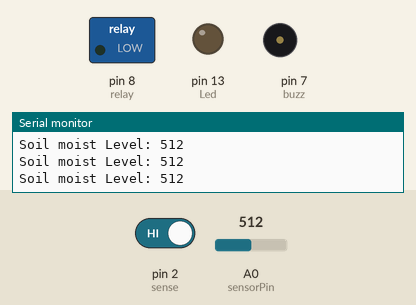
Simulated run of this sketch. Board: Arduino Uno, built with avr-gcc and run on an emulated ATmega328P. Parts: switched loads named in the sketch (green lamp = pin HIGH), output pins drawn as LEDs (lit = HIGH), buzzer (waves = sounding, pin HIGH), the last lines printed to the serial monitor. The inputs (shaded band) are chosen by the test bench; at power-on: A0 (sensorPin) = 512, pin 2 (sense) HIGH.

Above: at 1.3 s.
1.4 s: A0 (sensorPin) set to 462
2.9 s: A0 (sensorPin) set to 438
At 3.6 s:
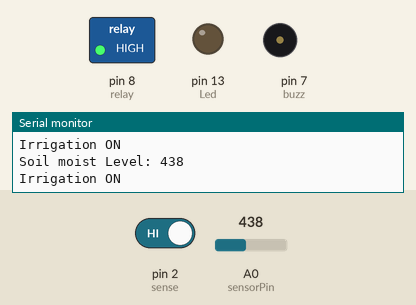
4.5 s: pin 2 (sense) driven LOW
At 4.8 s:
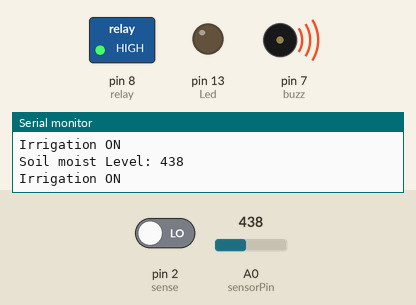
6.0 s: A0 (sensorPin) set to 883
7.5 s: A0 (sensorPin) set to 915
At 8.4 s:
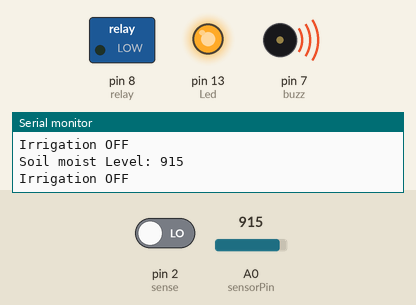
9.0 s: pin 2 (sense) driven HIGH
At 9.6 s:
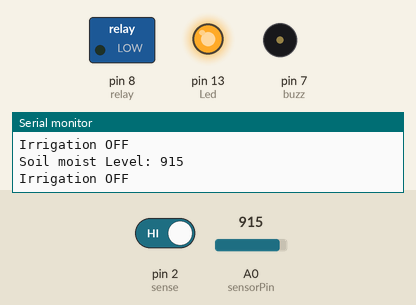
Timing chart, 0 to 11.5 s (numbered marks = the images above; inputs shaded):
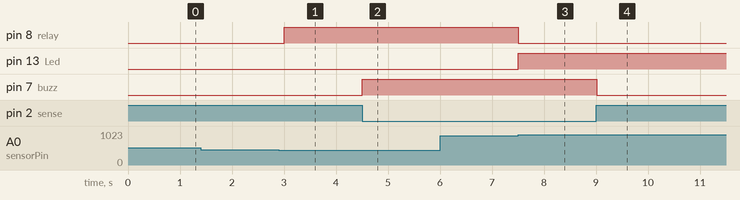

The sketch:

waterirrigation.ino
```cpp
const int sensorPin= A0;
const int buzz=7;
const int sense=2;
const int relay=8;
int watervalue=0;
int sensorValue=0;
int Led=13;
void setup() {

  // put your setup code here, to run once:
Serial.begin(9600);
pinMode(Led,OUTPUT);
pinMode(buzz,OUTPUT);
pinMode(sense,INPUT);
pinMode(relay,OUTPUT);
}

void loop() {
  // put your main code here, to run repeatedly:
sensorValue=analogRead(sensorPin);
watervalue=digitalRead(sense);

Serial.print("Soil moist Level: ");
Serial.println(sensorValue);
if(watervalue==LOW){
  digitalWrite(buzz,HIGH);
}
else{
  digitalWrite(buzz,LOW);
}

if(sensorValue>=900){
  Serial.println("Irrigation OFF");
  digitalWrite(Led,HIGH);
  digitalWrite(relay,LOW);
}
if(sensorValue<=450){
  Serial.println("Irrigation ON");
  digitalWrite(Led,LOW);
  digitalWrite(relay,HIGH);
   }
  delay(500);
}
```

Measured:
- the behaviour switches between 451 and 450 on A0 (sensorPin) (found by bisection; images 0 and 1)
- the behaviour switches between 899 and 900 on A0 (sensorPin) (found by bisection; images 2 and 3)
- after the input at 2.9 s, pin 8 (relay): LOW → HIGH after 0.10 s
- after the input at 4.5 s, pin 7 (buzz): LOW → HIGH at once
- after the input at 7.5 s, pin 8 (relay): HIGH → LOW at once; pin 13 (Led): LOW → HIGH at once
- after the input at 9.0 s, pin 7 (buzz): HIGH → LOW at once
